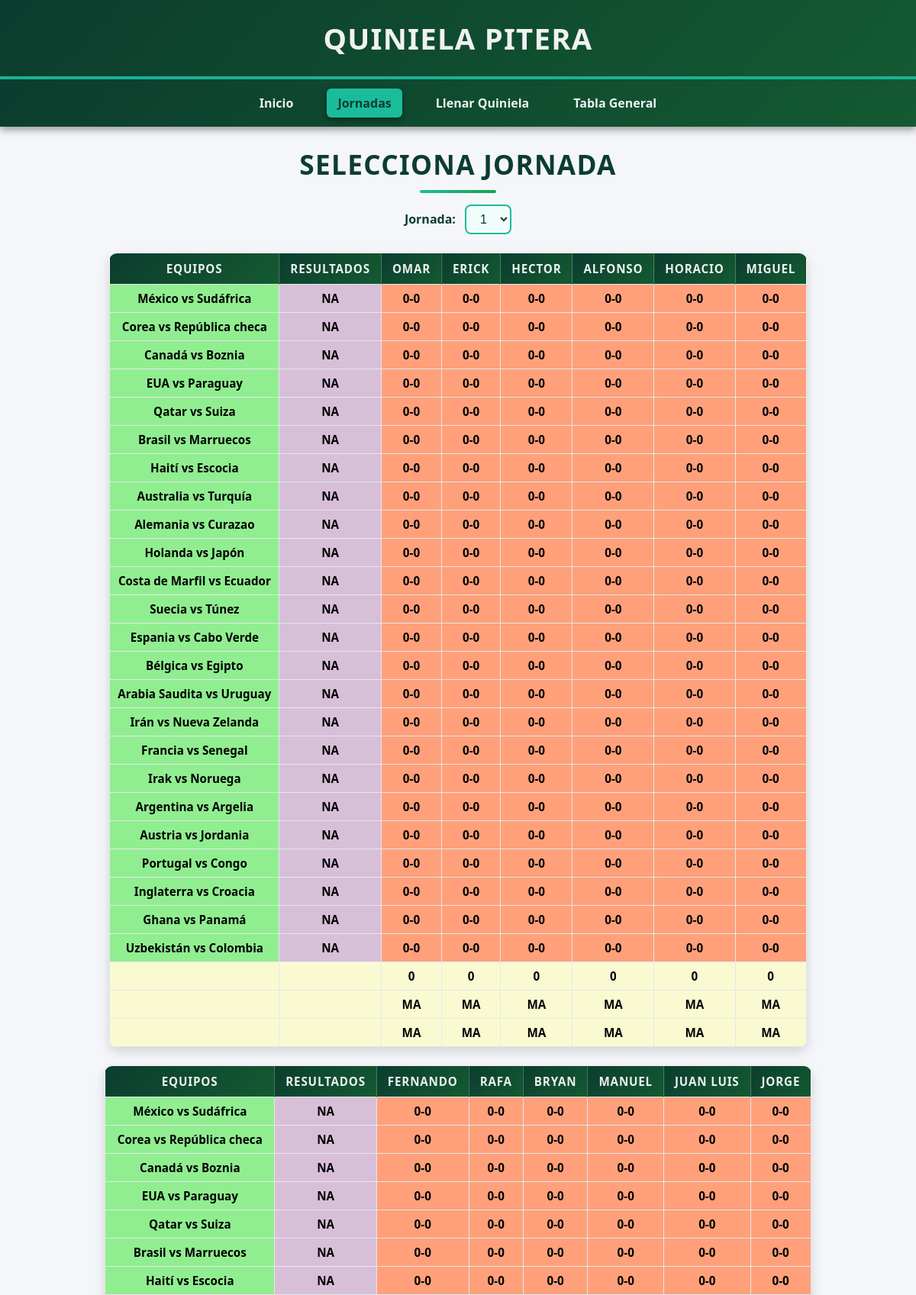
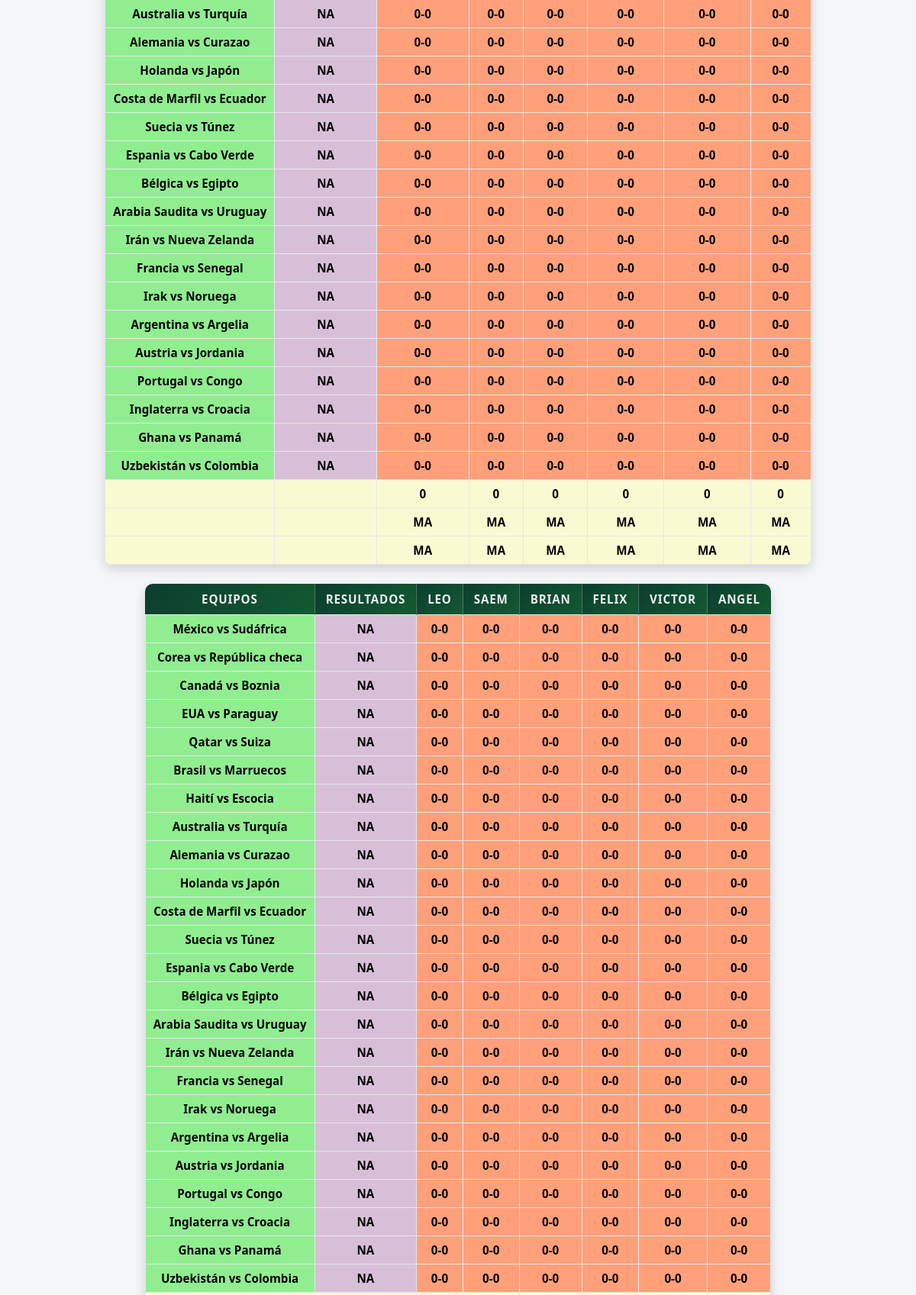
Screenshot of /jornadas/ (upper part) with the database file from the repository (2 pictures, top to bottom).
### tabla_general/models.py (models this page shows, shortened)
class Equipos(models.Model):
    eq = models.CharField(max_length = 1000, default = 'EQUIPOS')
    j1 = models.CharField(max_length = 1000, default = 'X, X, X, X, X, X, X, X, X, X, X')
    j2 = models.CharField(max_length = 1000, default = 'X, X, X, X, X, X, X, X, X, X, X')
    j3 = models.CharField(max_length = 1000, default = 'X, X, X, X, X, X, X, X, X, X, X')
    j4 = models.CharField(max_length = 1000, default = 'X, X, X, X, X, X, X, X, X, X, X')
    j5 = models.CharField(max_length = 1000, default = 'X, X, X, X, X, X, X, X, X, X, X')
    j6 = models.CharField(max_length = 1000, default = 'X, X, X, X, X, X, X, X, X, X, X')
    j7 = models.CharField(max_length = 1000, default = 'X, X, X, X, X, X, X, X, X, X, X')
    j8 = models.CharField(max_length = 1000, default = 'X, X, X, X, X, X, X, X, X, X, X')
    j9 = models.CharField(max_length = 1000, default = 'X, X, X, X, X, X, X, X, X, X, X')
    j10 = models.CharField(max_length = 1000, default = 'X, X, X, X, X, X, X, X, X, X, X')
    j11 = models.CharField(max_length = 1000, default = 'X, X, X, X, X, X, X, X, X, X, X')
    j12 = models.CharField(max_length = 1000, default = 'X, X, X, X, X, X, X, X, X, X, X')
    j13 = models.CharField(max_length = 1000, default = 'X, X, X, X, X, X, X, X, X, X, X')
    j14 = models.CharField(max_length = 1000, default = 'X, X, X, X, X, X, X, X, X, X, X')
    j15 = models.CharField(max_length = 1000, default = 'X, X, X, X, X, X, X, X, X, X, X')
    j16 = models.CharField(max_length = 1000, default = 'X, X, X, X, X, X, X, X, X, X, X')
    j17 = models.CharField(max_length = 1000, default = 'X, X, X, X, X, X, X, X, X, X, X')

class Cartas(models.Model):
    nombre = models.CharField(max_length = 50)
    j1 = models.CharField(max_length = 10, default = 'NC')
    j2 = models.CharField(max_length = 10, default = 'NC')
    j3 = models.CharField(max_length = 10, default = 'NC')
    j4 = models.CharField(max_length = 10, default = 'NC')
    j5 = models.CharField(max_length = 10, default = 'NC')
    j6 = models.CharField(max_length = 10, default = 'NC')
    j7 = models.CharField(max_length = 10, default = 'NC')
    j8 = models.CharField(max_length = 10, default = 'NC')
    j9 = models.CharField(max_length = 10, default = 'NC')
    j10 = models.CharField(max_length = 10, default = 'NC')
    j11 = models.CharField(max_length = 10, default = 'NC')
    j12 = models.CharField(max_length = 10, default = 'NC')
    j13 = models.CharField(max_length = 10, default = 'NC')
    j14 = models.CharField(max_length = 10, default = 'NC')
    j15 = models.CharField(max_length = 10, default = 'NC')
    j16 = models.CharField(max_length = 10, default = 'NC')
    j17 = models.CharField(max_length = 10, default = 'NC')

class Cartas_aux(models.Model):
    nombre = models.CharField(max_length = 50)
    j1 = models.CharField(max_length = 100, default = 'NA')
    j2 = models.CharField(max_length = 100, default = 'NA')
    j3 = models.CharField(max_length = 100, default = 'NA')
    j4 = models.CharField(max_length = 100, default = 'NA')
    j5 = models.CharField(max_length = 100, default = 'NA')
    j6 = models.CharField(max_length = 100, default = 'NA')
    j7 = models.CharField(max_length = 100, default = 'NA')
    j8 = models.CharField(max_length = 100, default = 'NA')
    j9 = models.CharField(max_length = 100, default = 'NA')
    j10 = models.CharField(max_length = 100, default = 'NA')
    j11 = models.CharField(max_length = 100, default = 'NA')
    j12 = models.CharField(max_length = 100, default = 'NA')
    j13 = models.CharField(max_length = 100, default = 'NA')
    j14 = models.CharField(max_length = 100, default = 'NA')
    j15 = models.CharField(max_length = 100, default = 'NA')
    j16 = models.CharField(max_length = 100, default = 'NA')
    j17 = models.CharField(max_length = 100, default = 'NA')

### llenar_quiniela/models.py (models this page shows, shortened)
class Prediccion(models.Model):
    nombre = models.CharField(max_length=255)
    pJ1 = models.CharField(max_length=1000, default = 'X, X, X, X, X, X, X, X, X, X, X')
    pJ2 = models.CharField(max_length=1000, default = 'X, X, X, X, X, X, X, X, X, X, X')
    pJ3 = models.CharField(max_length=1000, default = 'X, X, X, X, X, X, X, X, X, X, X')
    pJ4 = models.CharField(max_length=1000, default = 'X, X, X, X, X, X, X, X, X, X, X')
    pJ5 = models.CharField(max_length=1000, default = 'X, X, X, X, X, X, X, X, X, X, X')
    pJ6 = models.CharField(max_length=1000, default = 'X, X, X, X, X, X, X, X, X, X, X')
    pJ7 = models.CharField(max_length=1000, default = 'X, X, X, X, X, X, X, X, X, X, X')
    pJ8 = models.CharField(max_length=1000, default = 'X, X, X, X, X, X, X, X, X, X, X')
    pJ9 = models.CharField(max_length=1000, default = 'X, X, X, X, X, X, X, X, X, X, X')
    pJ10 = models.CharField(max_length=1000, default = 'X, X, X, X, X, X, X, X, X, X, X')
    pJ11 = models.CharField(max_length=1000, default = 'X, X, X, X, X, X, X, X, X, X, X')
    pJ12 = models.CharField(max_length=1000, default = 'X, X, X, X, X, X, X, X, X, X, X')
    pJ13 = models.CharField(max_length=1000, default = 'X, X, X, X, X, X, X, X, X, X, X')
    pJ14 = models.CharField(max_length=1000, default = 'X, X, X, X, X, X, X, X, X, X, X')
    pJ15 = models.CharField(max_length=1000, default = 'X, X, X, X, X, X, X, X, X, X, X')
    pJ16 = models.CharField(max_length=1000, default = 'X, X, X, X, X, X, X, X, X, X, X')
    pJ17 = models.CharField(max_length=1000, default = 'X, X, X, X, X, X, X, X, X, X, X')

### jornadas/views.py (the view, shortened to what this page needs)
# urls.py: path('',  jornadas, name='jornadas'),
def jornadas(request):
    if request.method == 'POST':
        jor = int(request.POST.get('opciones', 1))
        jugador_seleccionado = request.POST.get('jugador')
    else:
        jor = 1
        jugador_seleccionado = None
    if jor == 1 or jor == 2 or jor == 3:
        Resultados = sec_resultados(jor)
        Resultados_s = marcador_a_secuencia(Resultados)
        Jugadores_con_gol = get_jugadores_gol(jor)
        Jugadores_con_gol = Jugadores_con_gol.split(', ')
        Estadisticas_juegos = get_estadisticas(jor)
        Estadisticas_juegos = Estadisticas_juegos.split(', ')
        tiempos = get_tiempo(jor)
        tiempos = tiempos.split(', ')
        partidos_I = get_PI(jor)
        partidos_I = partidos_I.split(', ')
        for n in range(len(Jugadores)):
            print('XXXX', jor, Jugadores[n])
            carta = get_card(jor, Jugadores[n])
            actualizar_DQ_MA(jor, carta, Jugadores[n])
            carta_auxiliar = get_card_aux(jor, Jugadores[n])
            prediccion = get_predict(jor, Jugadores[n])
            print("4")
            puntos, puntos_extra, sec_colores = get_points(Resultados, Resultados_s, carta, prediccion, carta_auxiliar, Jugadores_con_gol, tiempos, jor, Estadisticas_juegos, partidos_I)
            print("5")
            actualizar_puntos_cartas(Jugadores[n], puntos_extra, jor)
            print("6")
            actualizar_suma_puntos_cartas(Jugadores[n])
            print("7")
            actualizar_puntos(Jugadores[n], jor, puntos, puntos_extra)
            print("SI")
            actualizar_suma_puntos(Jugadores[n])
            actualizar_colores(Jugadores[n], sec_colores, jor)
        registros = list(Prediccion.objects.all())
        registros2 = list(Equipos.objects.all())
        reg_puntos = list(Jornadas.objects.all())
        reg_car = list(Cartas.objects.all())
        reg_car_aux = list(Cartas_aux.objects.all())
        reg_extra = list(Puntos_extra.objects.all())
        reg_c = list(Colores.objects.all())
        def crear_diccionario_puntos(registro_puntos, jor):
            puntos_por_nombre = {}
            for r in registro_puntos:
                puntos_por_nombre[r.nombre] = getattr(r, f'j{jor}')
            return puntos_por_nombre
        def ordenar_nombres(registros, registro_puntos, jor):
            puntos = crear_diccionario_puntos(registro_puntos, jor)
            registros_ordenados = sorted(
                registros,
                key=lambda r: (
                    r.nombre != "Resultados",   # False va primero
                    -puntos.get(r.nombre, 0)    # mayor a menor
                )
            )
            return registros_ordenados
        registros = ordenar_nombres(registros, reg_puntos, jor)
        def match_por_nombre(base, origen):
            salida = []
            for b in base:
                for o in origen:
                    if b.nombre == o.nombre:
                        salida.append(o)
            return salida
        reg_pts = match_por_nombre(registros, reg_puntos)
        reg_cartas = match_por_nombre(registros, reg_car)
        reg_cartas_aux = match_por_nombre(registros, reg_car_aux)
        reg_ep = match_por_nombre(registros, reg_extra)
        reg_colores = match_por_nombre(registros, reg_c)
        nombre_campo = f"pJ{jor}"
        nombre_campo2 = f"j{jor}"
        lis_exp = []
        for reg in reg_ep:
            valor = getattr(reg, nombre_campo2)
            if valor != 0:
                lis_exp.append({
                    "nombre": reg.nombre,
                    "puntos_extra": valor
                })
        datos_procesados = []
        for eq in registros2:
            datos_procesados.append({"nombre": eq.eq})
        for r in registros:
            datos_procesados.append({"nombre": r.nombre})
        sec_pred = []
        base_seq = getattr(registros2[0], nombre_campo2).split(",")
        total_filas = len(base_seq)
        try:
            for i in range(total_filas):
                fila = []
                for eq in registros2:
                    seq = getattr(eq, nombre_campo2).split(",")
                    fila.append([seq[i].strip(), "lightgreen"])
                for idx, r in enumerate(registros):
                    seq = getattr(r, nombre_campo).split(",")
                    if idx == 0:
                        color = "thistle"
                    elif idx - 1 < len(reg_colores):
                        col_seq = getattr(reg_colores[idx - 1], nombre_campo2).split(",")
                        color = col_seq[i]
                    else:
                        color = "white"
                    fila.append([seq[i].strip(), color])
                sec_pred.append({"pred": fila})
        except Exception as e:
            traceback.print_exc()
        def fila_extra(registros_extra):
            fila = []
            for _ in registros2:
                fila.append(["", "lightgoldenrodyellow"])
            fila.append(["", "lightgoldenrodyellow"])
            for r in registros_extra:
                fila.append([getattr(r, nombre_campo2), "lightgoldenrodyellow"])
            return {"pred": fila}
        sec_pred.append(fila_extra(reg_pts))
        sec_pred.append(fila_extra(reg_cartas))
        sec_pred.append(fila_extra(reg_cartas_aux))
        BLOQUE = 6
        columnas = datos_procesados
        num_equipos = len(registros2)
        num_fijas = num_equipos + 1  # EQUIPOS + RESULTADOS
        fijas = columnas[:num_fijas]
        jugadores = columnas[num_fijas:]
        bloques = []
        for i in range(0, len(jugadores), BLOQUE):
            bloque_cols = fijas + jugadores[i:i + BLOQUE]
            bloque_rows = []
            for fila in sec_pred:
                pred = fila["pred"]
                nueva_pred = (
                    pred[:num_fijas] +
                    pred[num_fijas + i : num_fijas + i + BLOQUE]
                )
                bloque_rows.append({"pred": nueva_pred})
            bloques.append({
                "columnas": bloque_cols,
                "filas": bloque_rows
            })
        return render(
            request,
            "jornadas/jornadas.html",
            {
                "bloques": bloques,
                "page": "jornadas",
                "jornada_actual": jor,
                "puntos_extra": lis_exp
            }
        )

### jornadas/templates/jornadas/jornadas.html (shortened to what this page needs)
{% extends "principal/base.html" %}
{% load custom_tags %}
{% block content %}
<body>
    <h1 class="page-title">Selecciona Jornada</h1>
    <form id="jornadaForm" method="post" action="{% url 'jornadas' %}" class="jornada-form">
        <label for="opciones">Jornada:</label>
        <select id="opciones" name="opciones">
            <option value="1" {% if jornada_actual == 1 %} selected {% endif %}>1</option>
        </select>
    </form>
            {% for bloque in bloques %}
<div class="tabla-bloque">
<table class="pred-table">
    <thead>
        <tr>
            {% for col in bloque.columnas %}
                <th>{{ col.nombre }}</th>
            {% endfor %}
        </tr>
    </thead>
    <tbody>
        {% for fila in bloque.filas %}
        <tr>
            {% for celda in fila.pred %}
                <td style="background-color: {{ celda.1 }}; text-align:center;">
                    {{ celda.0 }}
                </td>
            {% endfor %}
        </tr>
        {% endfor %}
    </tbody>
</table>
</div>
{% endfor %}
</body>
{% endblock %}

### rows the page displays
Equipos: nombre "EQUIPOS" "EQUIPOS" "EQUIPOS"
Prediccion: nombre "RESULTADOS" "RESULTADOS" "RESULTADOS"
Prediccion: nombre "OMAR"
Prediccion: nombre "ERICK"
Prediccion: nombre "HECTOR"
Prediccion: nombre "ALFONSO"
Prediccion: nombre "HORACIO"
Prediccion: nombre "MIGUEL"
Cartas: j1 "MA"
Cartas: j1 "MA"
Cartas: j1 "MA"
Cartas: j1 "MA"
Cartas: j1 "MA"
Cartas: j1 "MA"
Cartas_aux: j1 "MA"
Cartas_aux: j1 "MA"
Cartas_aux: j1 "MA"
Cartas_aux: j1 "MA"
Cartas_aux: j1 "MA"
Cartas_aux: j1 "MA"
Prediccion: nombre "FERNANDO"
Prediccion: nombre "RAFA"
Prediccion: nombre "BRYAN"
Prediccion: nombre "MANUEL"
Prediccion: nombre "JUAN LUIS"
Prediccion: nombre "JORGE"
Cartas: j1 "MA"
Cartas: j1 "MA"
Cartas: j1 "MA"
Cartas: j1 "MA"
Cartas: j1 "MA"
Cartas: j1 "MA"
Cartas_aux: j1 "MA"
Cartas_aux: j1 "MA"
Cartas_aux: j1 "MA"
Cartas_aux: j1 "MA"
Cartas_aux: j1 "MA"
Cartas_aux: j1 "MA"
Prediccion: nombre "LEO"
Prediccion: nombre "SAEM"
Prediccion: nombre "BRIAN"
Prediccion: nombre "FELIX"
Prediccion: nombre "VICTOR"
Prediccion: nombre "ANGEL"

### other values shown
{{ celda.0 }} "México vs Sudáfrica" "NA" "0-0" "0-0" "0-0" "0-0" "0-0" "0-0" "Corea vs República checa" "NA" "0-0" "0-0" "0-0" "0-0" "0-0" "0-0" "Canadá vs Boznia" "NA" "0-0" "0-0" "0-0" "0-0" "0-0" "0-0" "EUA vs Paraguay" "NA" "0-0" "0-0" "0-0" "0-0" "0-0" "0-0" "Qatar vs Suiza" "NA" "0-0" "0-0" "0-0" "0-0" "0-0" "0-0" "Brasil vs Marruecos" "NA" "0-0" "0-0" "0-0" "0-0" "0-0" "0-0" "Haití vs Escocia" "NA" "0-0" "0-0" "0-0" "0-0" "0-0" "0-0" "Australia vs Turquía" "NA" "0-0" "0-0" "0-0" "0-0" "0-0" "0-0" "Alemania vs Curazao" "NA" "0-0" "0-0" "0-0" "0-0" "0-0" "0-0" "Holanda vs Japón" "NA" "0-0" "0-0" "0-0" "0-0" "0-0" "0-0" "Costa de Marfil vs Ecuador" "NA" "0-0" "0-0" "0-0" "0-0" "0-0" "0-0" "Suecia vs Túnez" "NA" "0-0" "0-0" "0-0" "0-0" "0-0" "0-0" "Espania vs Cabo Verde" "NA" "0-0" "0-0" "0-0" "0-0" "0-0" "0-0" "Bélgica vs Egipto" "NA" "0-0" "0-0" "0-0" "0-0" "0-0" "0-0" "Arabia Saudita vs Uruguay" "NA" "0-0" "0-0" "0-0" "0-0" "0-0" "0-0" "Irán vs Nueva Zelanda" "NA" "0-0" "0-0" "0-0" "0-0" "0-0" "0-0" "Francia vs Senegal" "NA" "0-0" "0-0" "0-0" "0-0" "0-0" "0-0" "Irak vs Noruega" "NA" "0-0" "0-0" "0-0" "0-0" "0-0" "0-0" "Argentina vs Argelia" "NA" "0-0" "0-0" "0-0" "0-0" "0-0" "0-0" "Austria vs Jordania" "NA" "0-0" "0-0" "0-0" "0-0" "0-0" "0-0" "Portugal vs Congo" "NA" "0-0" "0-0" "0-0" "0-0" "0-0" "0-0" "Inglaterra vs Croacia" "NA" "0-0" "0-0" "0-0" "0-0" "0-0" "0-0" "Ghana vs Panamá" "NA" "0-0" "0-0" "0-0" "0-0" "0-0" "0-0" "Uzbekistán vs Colombia" "NA" "0-0" "0-0" "0-0" "0-0" "0-0" "0-0" "0" "0" "0" "0" "0" "0" "México vs Sudáfrica" "NA" "0-0" "0-0" "0-0" "0-0" "0-0" "0-0" "Corea vs República checa" "NA" "0-0" "0-0" "0-0" "0-0" "0-0" "0-0" "Canadá vs Boznia" "NA" "0-0" "0-0" "0-0" "0-0" "0-0" "0-0" "EUA vs Paraguay" "NA" "0-0" "0-0" "0-0" "0-0" "0-0" "0-0" "Qatar vs Suiza" "NA" "0-0" "0-0" "0-0" "0-0" "0-0" "0-0" "Brasil vs Marruecos" "NA" "0-0" "0-0" "0-0" "0-0" "0-0" "0-0" "Haití vs Escocia" "NA" "0-0" "0-0" "0-0" "0-0" "0-0" "0-0" "Australia vs Turquía" "NA" "0-0" "0-0" "0-0" "0-0" "0-0" "0-0" "Alemania vs Curazao" "NA" "0-0" "0-0" "0-0" "0-0" "0-0" "0-0" "Holanda vs Japón" "NA" "0-0" "0-0" "0-0" "0-0" "0-0" "0-0" "Costa de Marfil vs Ecuador" "NA" "0-0" "0-0" "0-0" "0-0" "0-0" "0-0" "Suecia vs Túnez" "NA" "0-0" "0-0" "0-0" "0-0" "0-0" "0-0" "Espania vs Cabo Verde" "NA" "0-0" "0-0" "0-0" "0-0" "0-0" "0-0" "Bélgica vs Egipto" "NA" "0-0" "0-0" "0-0" "0-0" "0-0" "0-0" "Arabia Saudita vs Uruguay" "NA" "0-0" "0-0" "0-0" "0-0" "0-0" "0-0" "Irán vs Nueva Zelanda" "NA" "0-0" "0-0" "0-0" "0-0" "0-0" "0-0" "Francia vs Senegal" "NA" "0-0" "0-0" "0-0" "0-0" "0-0" "0-0" "Irak vs Noruega" "NA" "0-0" "0-0" "0-0" "0-0" "0-0" "0-0" "Argentina vs Argelia" "NA" "0-0" "0-0" "0-0" "0-0" "0-0" "0-0" "Austria vs Jordania" "NA" "0-0" "0-0" "0-0" "0-0" "0-0" "0-0" "Portugal vs Congo" "NA" "0-0" "0-0" "0-0" "0-0" "0-0" "0-0" "Inglaterra vs Croacia" "NA" "0-0" "0-0" "0-0" "0-0" "0-0" "0-0" "Ghana vs Panamá" "NA" "0-0" "0-0" "0-0" "0-0" "0-0" "0-0" "Uzbekistán vs Colombia" "NA" "0-0" "0-0" "0-0" "0-0" "0-0" "0-0" "0" "0" "0" "0" "0" "0" "México vs Sudáfrica" "NA" "0-0" "0-0" "0-0" "0-0" "0-0" "0-0" "Corea vs República checa" "NA" "0-0" "0-0" "0-0" "0-0" "0-0" "0-0" "Canadá vs Boznia" "NA" "0-0" "0-0" "0-0" "0-0" "0-0" "0-0" "EUA vs Paraguay" "NA" "0-0" "0-0" "0-0" "0-0" "0-0" "0-0" "Qatar vs Suiza" "NA" "0-0" "0-0" "0-0" "0-0" "0-0" "0-0" "Brasil vs Marruecos" "NA" "0-0" "0-0" "0-0" "0-0" "0-0" "0-0" "Haití vs Escocia" "NA" "0-0" "0-0" "0-0" "0-0" "0-0" "0-0" "Australia vs Turquía" "NA" "0-0" "0-0" "0-0" "0-0" "0-0" "0-0" "Alemania vs Curazao" "NA" "0-0" "0-0" "0-0" "0-0" "0-0" "0-0" "Holanda vs Japón" "NA" "0-0" "0-0" "0-0" "0-0" "0-0" "0-0" "Costa de Marfil vs Ecuador" "NA" "0-0" "0-0" "0-0" "0-0" "0-0" "0-0" "Suecia vs Túnez" "NA" "0-0" "0-0" "0-0" "0-0" "0-0" "0-0" "Espania vs Cabo Verde" "NA" "0-0" "0-0" "0-0" "0-0" "0-0" "0-0" "Bélgica vs Egipto" "NA" "0-0" "0-0" "0-0" "0-0" "0-0" "0-0" "Arabia Saudita vs Uruguay" "NA" "0-0" "0-0" "0-0" "0-0" "0-0" "0-0" "Irán vs Nueva Zelanda" "NA" "0-0" "0-0" "0-0" "0-0" "0-0" "0-0" "Francia vs Senegal" "NA" "0-0" "0-0" "0-0" "0-0" "0-0" "0-0" "Irak vs Noruega" "NA" "0-0" "0-0" "0-0" "0-0" "0-0" "0-0" "Argentina vs Argelia" "NA" "0-0" "0-0" "0-0" "0-0" "0-0" "0-0" "Austria vs Jordania" "NA" "0-0" "0-0" "0-0" "0-0" "0-0" "0-0" "Portugal vs Congo" "NA" "0-0" "0-0" "0-0" "0-0" "0-0" "0-0" "Inglaterra vs Croacia" "NA" "0-0" "0-0" "0-0" "0-0" "0-0" "0-0" "Ghana vs Panamá" "NA" "0-0" "0-0" "0-0" "0-0" "0-0" "0-0" "Uzbekistán vs Colombia" "NA" "0-0" "0-0" "0-0" "0-0" "0-0" "0-0"
